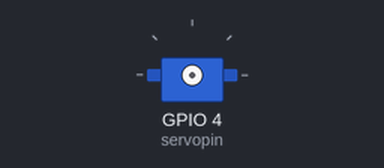
Simulated run of this program. Board: Raspberry Pi (BCM pin numbers). Shown: servo. Servo angles are drawn from the pulse width (0.5 ms = 0°, 2.5 ms = 180°). At 10.0 s the program stops and its outputs stay as they are.

Above: at 0.1 s.
At 4.1 s:
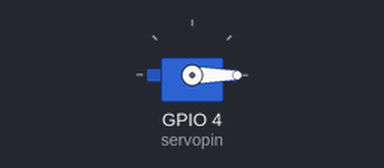
At 7.1 s:
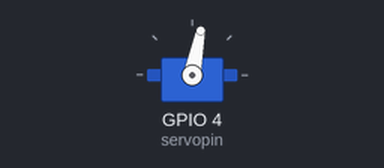
Timing chart, 0 to 8.6 s (numbered marks = the images above):
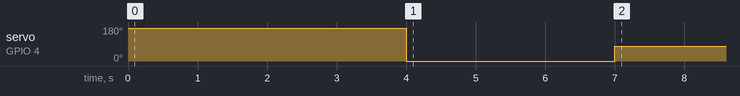

The program:

sg90.py
```python
#!/usr/bin/env python
# -*- coding: utf-8 -*-

import RPi.GPIO as GPIO
import time
import signal
import atexit

atexit.register(GPIO.cleanup)

servopin = 4
GPIO.setmode(GPIO.BCM)
GPIO.setup(servopin, GPIO.OUT, initial=False)
p = GPIO.PWM(servopin, 50)  # 50HZ
p.start(0)
time.sleep(1)


p.ChangeDutyCycle(12.1)
time.sleep(3)
p.ChangeDutyCycle(2.5)
time.sleep(3)
p.ChangeDutyCycle(6.9)
time.sleep(3)

try:
    while False:
        for i in range(0, 180, 10):
            p.ChangeDutyCycle(2.5 + 10 * i / 180)  # 设置转动角度
            time.sleep(0.02)  # 等该20ms周期结束
    #        p.ChangeDutyCycle(0)  # 归零信号
    #        time.sleep(0.2)

        for i in range(180, 0, -10):
            p.ChangeDutyCycle(2.5 + 10 * i / 180)
            time.sleep(0.02)
    #        p.ChangeDutyCycle(0)
    #        time.sleep(0.2)
except KeyboardInterrupt:
    pass

p.stop()
```

Measured:
- by itself, servo on GPIO 4 (servopin): 173° → 0° at 4.0 s, → 79° 3.0 s later
